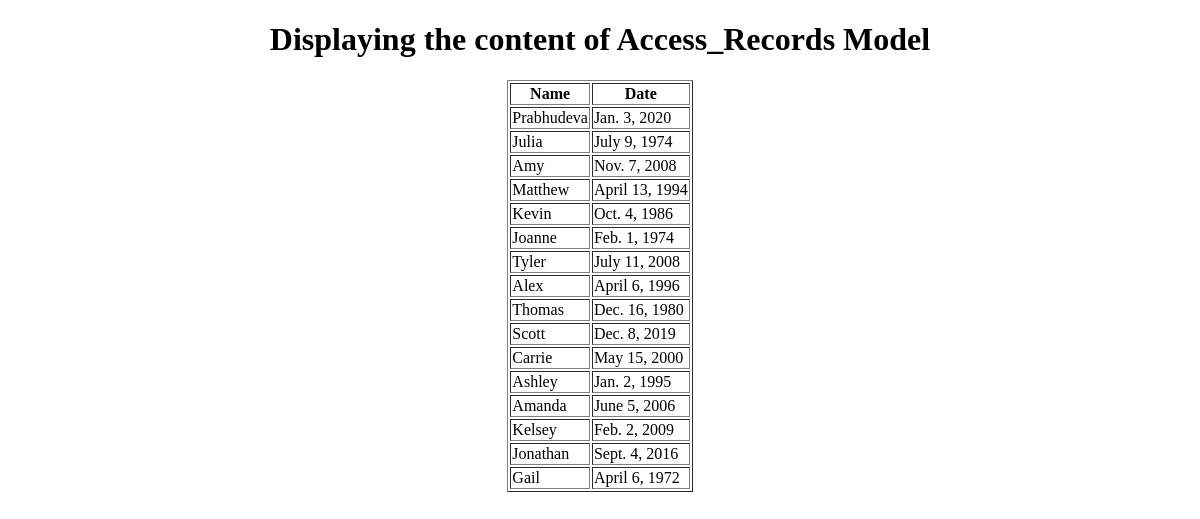
The page /display_access/ on the database as committed earlier.
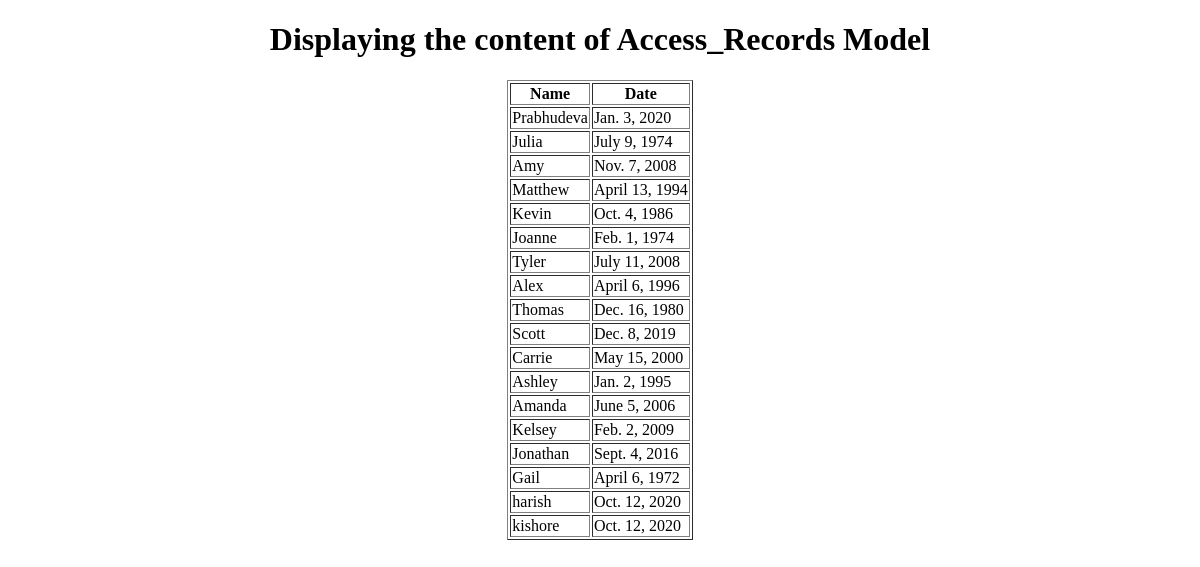
The same page on the database as committed later.
### app/models.py (models this page shows, shortened)
class Access_Records(models.Model):
    name=models.ForeignKey(Webpage,on_delete=models.CASCADE)
    date=models.DateField(auto_now_add=True)

class Webpage(models.Model):
    topic_name=models.ForeignKey(Topic,on_delete=models.CASCADE)
    name=models.CharField(max_length=50,unique=False)
    url=models.URLField(max_length=50,unique=True)
    def __str__(self):
        return self.name

### app/views.py (the view)
# urls.py: path('display_access/',views.display_access,name='display_access'),
def display_access(request):
    access=Access_Records.objects.filter(date__day__lt='18')
    return render(request,'display_access.html',context={'access':access})

### templates/display_access.html (shortened to what this page needs)
<!DOCTYPE html>
<html lang="en">
<head>
</head>
<body>
    <center>
        <h1>Displaying the content of Access_Records Model</h1>
        <table border="1px">
            <tr><th>Name</th>
                <th>Date</th></tr>
                {% for a in access %}
                    <tr><td>{{a.name}}</td>
                    <td>{{a.date}}</td></tr>
                {% endfor %}
        </table>
    </center>
</body>
</html>

Rows that differ between the two databases and show on the page:
added Access_Records: name "harish", date "Oct. 12, 2020"
added Access_Records: name "kishore", date "Oct. 12, 2020"
